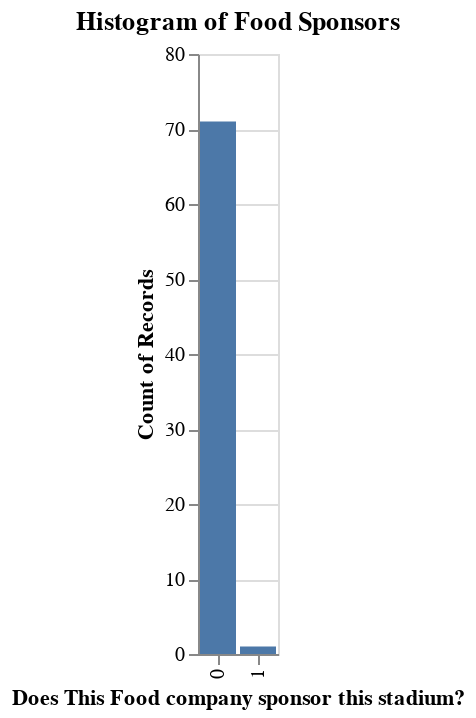

The code cell stored with this chart in its notebook:
### Code cell
print(value_counts1[1])
(charts[1])

### Figure 1 — Vega-Lite specification as saved in the notebook (floating-point values rounded to 4 significant figures)
{"config": {"view": {"continuousWidth": 300, "continuousHeight": 300}}, "data": {"name": "data-57a0a9befa761ae2eed11dfa8fd699cd"}, "mark": {"type": "bar"}, "encoding": {"x": {"field": "category", "title": "Does This Food company sponsor this stadium?", "type": "nominal"}, "y": {"field": "count", "title": "Count of Records", "type": "quantitative"}}, "title": "Histogram of Food Sponsors", "$schema": "https://vega.github.io/schema/vega-lite/v5.20.1.json", "datasets": {"data-57a0a9befa761ae2eed11dfa8fd699cd": [{"category": 0, "count": 71}, {"category": 1, "count": 1}]}}
